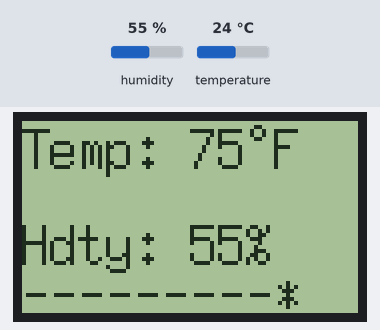
The sketch below on a simulated Arduino Uno, built with avr-gcc and run on an emulated ATmega328P. Parts: 84×48 one-colour display. The test bench sets the inputs (shaded band); at power-on: humidity 55 %, temperature 24 °C. What the sketch prints to the serial monitor is not drawn.

Above: at 6.0 s.
6.1 s: humidity set to 22 %
At 10.9 s:
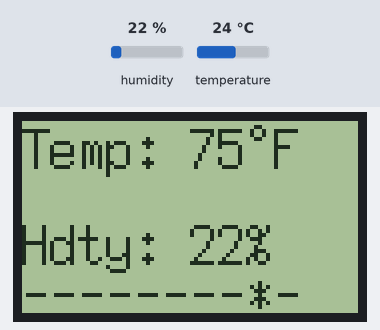
17.2 s: temperature set to 12 °C
At 21.3 s:
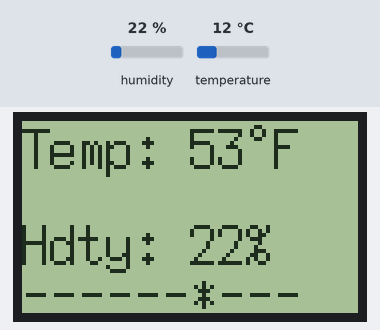
27.6 s: humidity set to 40 %
At 31.9 s:
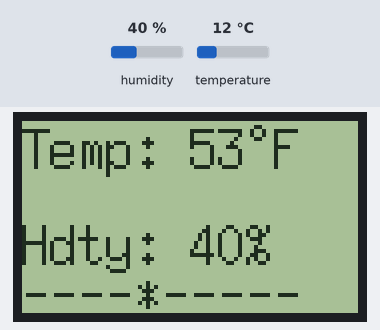
37.9 s: temperature set to 19 °C
At 42.5 s:
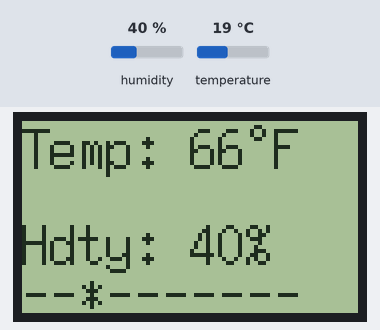
Timing chart, 0 to 44.0 s (numbered marks = the images above; inputs shaded):
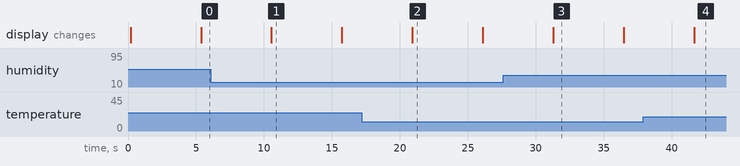

The sketch:

dht11_nokia5110.ino
```cpp
// (licence header left out)
#include <dht.h>
#include "U8glib.h"

dht DHT;
#define DHT11_PIN 7

U8GLIB_PCD8544 u8g(13, 11, 10, 9, 8); // SPI Com: SCK = 13, MOSI = 11, CS = 10, A0 = 9, Reset = 8

String progress = "*---------";

void draw(String line1, String line2, String line3, String line4)
{
  // u8g.setFont(u8g_font_unifont);
  u8g.setFont(u8g_font_7x14);
  u8g.setPrintPos(0,12);
  u8g.print(line1);
  u8g.setPrintPos(0,24);
  u8g.print(line2);
  u8g.setPrintPos(0,36);
  u8g.print(line3);
  u8g.setPrintPos(0,48);
  u8g.print(line4);
}

void setup()
{
  u8g.setColorIndex(1); // pixel on
  Serial.begin(9600);
}

void loop()
{
  int chk = DHT.read11(DHT11_PIN);
  Serial.print("Temperature = ");
  Serial.println(DHT.temperature*9/5+32);
  Serial.print("Humidity = ");
  Serial.println(DHT.humidity);
  String line1 = "Temp: " + String(int(DHT.temperature*9/5+32)) + char(176) + "F";
  // String line2 = "T2: " + String(DHT.temperature*9/5+32);
  String line2 = "";
  String line3 = "Hdty: " + String(int(DHT.humidity)) + "%";
  // String line4 = "T4: " + String(DHT.temperature*9/5+32);
  String line4 = progress;
  u8g.firstPage();
  // Serial.println("Start");
  do
  {
    draw(line1, line2, line3, line4);
    // Serial.println("drawn");

  }
  while (u8g.nextPage());
  // Serial.println("done");

  delay(5000);
  progress = rotatestring(progress);
}

String rotatestring(String inputstring){
  char lastchar = inputstring[0];
  for (uint8_t i=0; i < inputstring.length()-1; i++){
    inputstring[i] = inputstring[i+1];
  }
  inputstring[inputstring.length()-1] = lastchar;
  return inputstring;
}
```

Measured:
- what the display in image 1 shows lasts 5.1 s, from 10.6 s to 15.7 s
